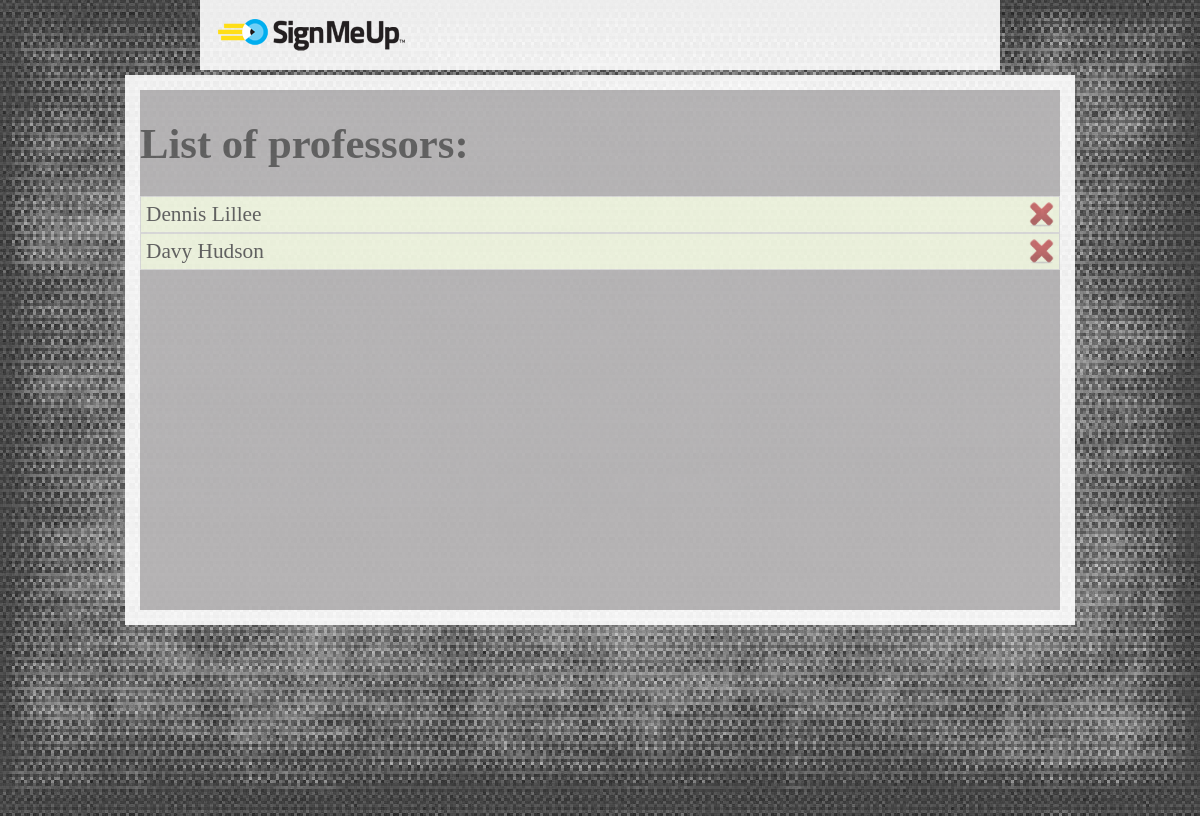
Page /admin_faculty.php on the committed database.
### tables this page shows
CREATE TABLE IF NOT EXISTS `user_info` (
  `user_id` int(10) NOT NULL AUTO_INCREMENT,
  `user_type` varchar(20) NOT NULL,
  `first_name` varchar(70) NOT NULL,
  `middle_name` varchar(70) DEFAULT NULL,
  `last_name` varchar(70) NOT NULL,
  `user_email` varchar(70) NOT NULL,
  `alternate_email` varchar(70) DEFAULT NULL,
  `address` varchar(100) DEFAULT NULL,
  `phone_no` varchar(15) NOT NULL,
  `password` varchar(70) NOT NULL,
  PRIMARY KEY (`user_id`)
);

### admin_faculty.php (the view, shortened to what this page needs)
<html>
<head>
<link rel="stylesheet" type="text/css" href="main.css">
</head>
<body>
<div id="container">
     <div class="grey_box">
        <?php include("header.php"); ?>
    </div>
	 <div class="wrapper">
		<div class="leftAndRight">
		<h1>List of professors:</h1>
		<?php
			$sql = "SELECT * FROM user_info WHERE user_type='professor'";
			$result = mysql_query($sql);
			if(!$result){
				echo 'Could not run query: ' . mysql_error();
				exit;
			}else{
				while ( $row = mysql_fetch_assoc($result) ){
					echo "<div class='flip'>".$row['first_name']." ".$row['last_name']."";
					echo "<a href='#'><input type='image' id='myimage' style='float:right; height:25px' src='images/delete.png' onclick='deleteMe(".$row['user_id'].")'/></a>";
					echo "</div>";
				}
			}
		?>
	</div>
	</div>
</div>
    <div class="footer">
        <center>
        </center>
    </div>
</body>
</html>

### main.css (style rules this page uses)
body { background-color:grey; font-size: 10pt; min-height: 100%; }
#container { background:url('images/images1.jpg') repeat; position:absolute; left:0; top:0; width:100%; height:100%; overflow-y:scroll; z-index:40; }
.grey_box { background:url('images/grey_overlay.png') repeat; padding:10px 15px 15px 15px; color:#000; margin: 0px 200px 0px 200px; }
.wrapper { background:url('images/grey_overlay.png') repeat; width : 950px; min-height : 550px; margin: 5px auto; position : relative; }
.leftAndRight { width : 920px; background-color:#8C898B; opacity: 0.6; margin: 15px; position: absolute; min-height : 520px; font-size: 16pt; color:black; }
.footer { background:url('images/grey_overlay.png') repeat; position:relative; padding:0px 15px 0px 15px; color:#000; margin: 7px 200px 0px 200px; opacity: 0.9; }

### admin_faculty.php (style rules this page uses)
.panel,.flip { padding:5px; background-color:#e5eecc; border:solid 1px #c3c3c3; }

### rows in the picture
user_info: first_name "Dennis", last_name "Lillee"
user_info: first_name "Davy", last_name "Hudson"
